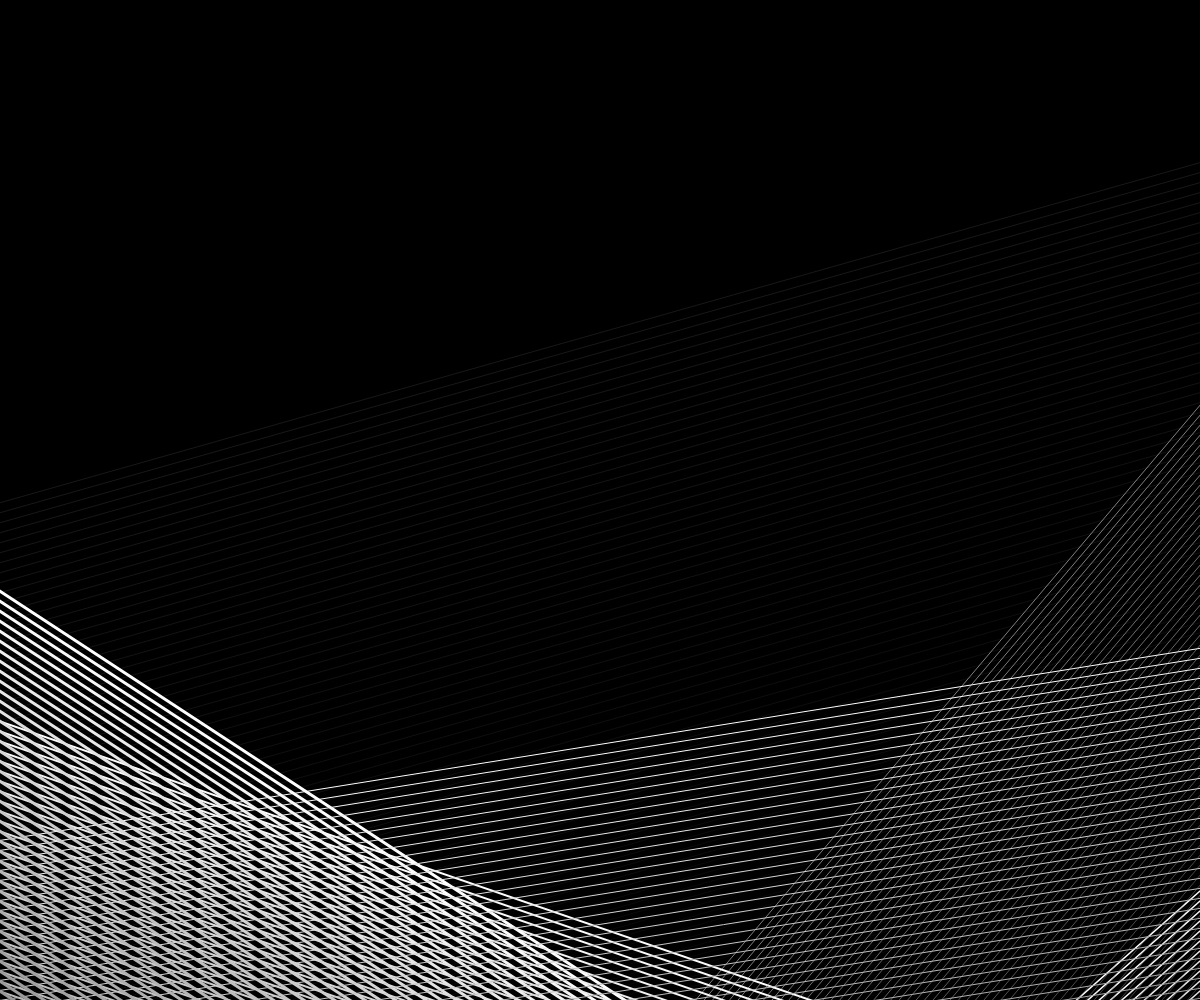
Frame 1 (no input)
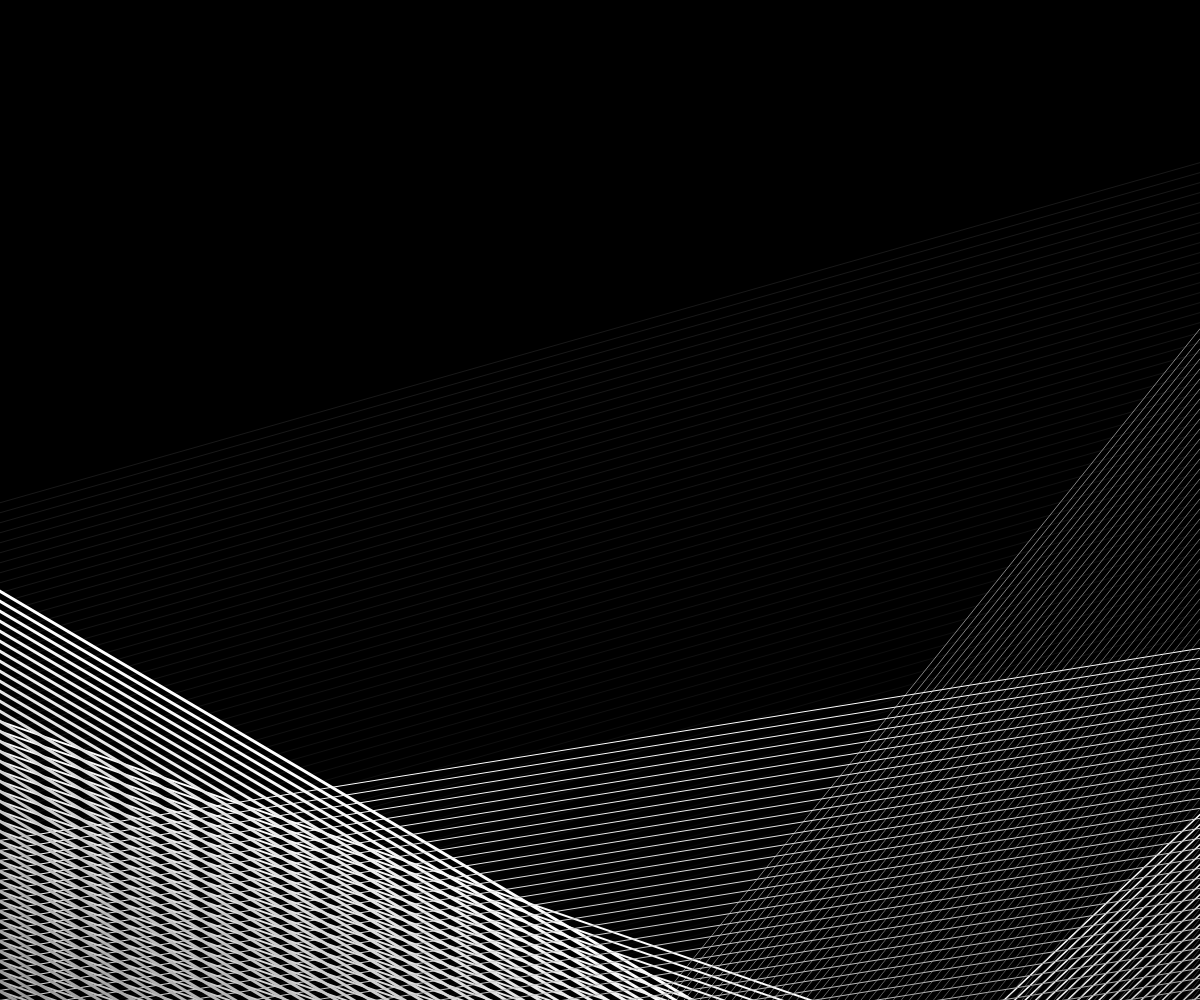
Frame 60 (no input)
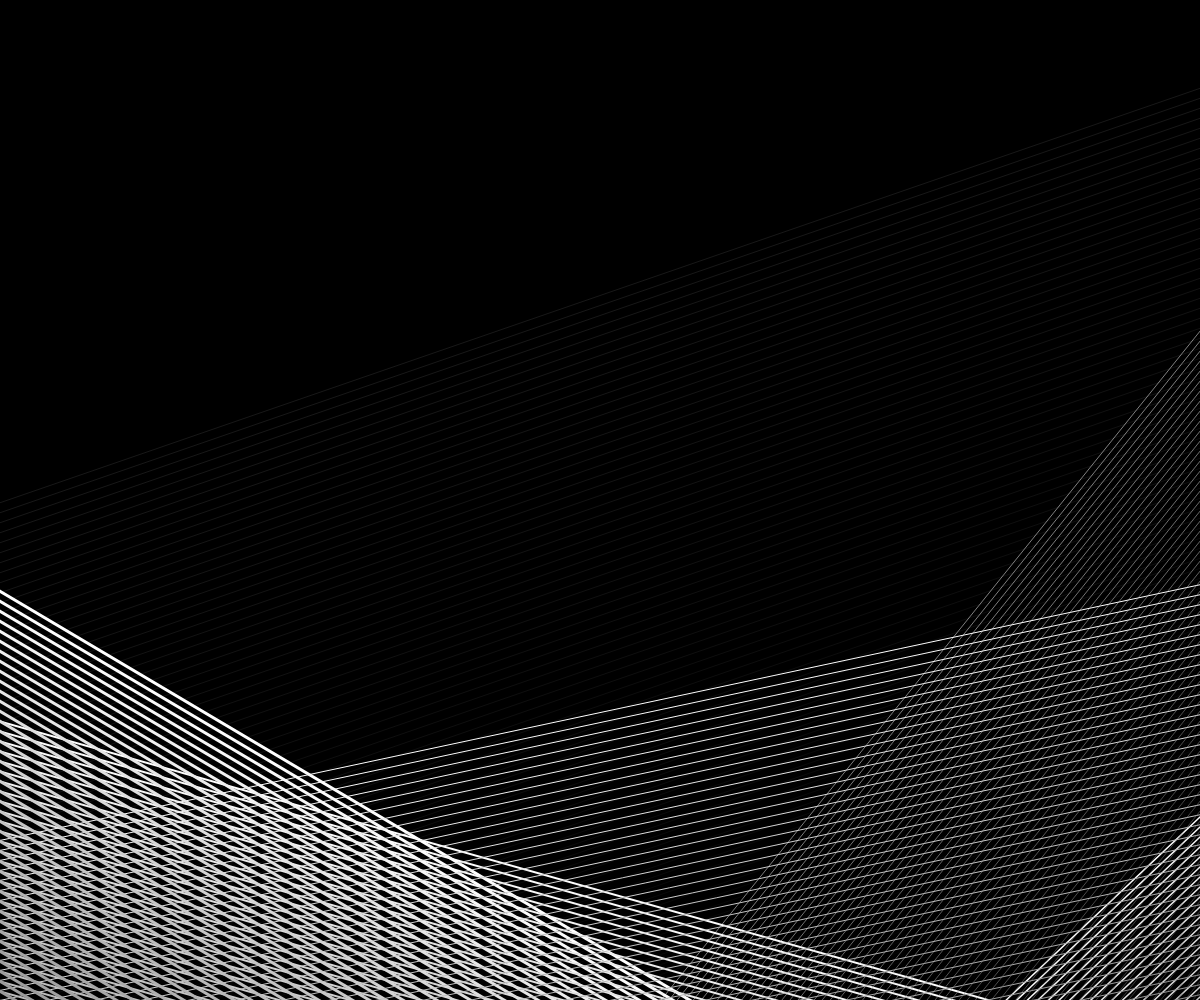
Frame 120 (the mouse pressed at the canvas centre since frame 60)

The p5.js sketch that drew these frames (run headless with seeded random() and noise() and a simulated clock; from frame 60 on, the mouse is pressed at the canvas centre):

// p5.js sketch
// ── sketch.js
let num;
let from;
let to;

let t;
let offsetScale;

let randy0,randy1, randy2,randy3, randy4,randy5;


function setup() {
  createCanvas(windowWidth, windowHeight);
  background(0);
  colorMode(RGB);
  noStroke();
  num = 100;
  t = 0;

  offsetScale = random(100, 300);

  randy0 = random(10);
  randy1 = random(10);
  randy2 = random(10);
  randy3 = random(10);
  randy4 = random(10);
  randy5 = random(10);
}

function draw() {
  background(0);
  from = color(255);
  to = color(0);

  t += 0.05;
  // strokeWeight(noise(t)*5);

  // strokeWeight(1);
  let offset = noise(frameCount / 100) * offsetScale;
  let offset1 = noise(mouseX / 500) * offsetScale;
  let offset2 = noise(mouseY / 500) * offsetScale;

  for (let i = 0; i < num; i++) {
    let y = i * height / num;
    stroke(lerpColor(from, to, i / num));

    strokeWeight(3);
    line(0, y + offsetScale * randy5, width, y + offset+ offsetScale * 5);

    strokeWeight(2);
    line(0, y + offsetScale * randy4, width, y + offset1+ offsetScale * 4);
    strokeWeight(1.5);

    line(0, y + offsetScale * randy3, width, y + offset+ offsetScale * 3);
    strokeWeight(1);

    line(0, y + offsetScale * randy2, width, y + offset2 + offsetScale * 2);
    strokeWeight(0.5);

    line(0, y + offsetScale * randy1, width, y + offset + offsetScale * 1);
    strokeWeight(0.1);

    line(0, y + offsetScale * randy0, width, y + offset1 + offsetScale * 0);
    strokeWeight(0.01);

    line(0, y + width, y + offset1 + offsetScale * 0);
  }
}


function windowResized() {
  resizeCanvas(windowWidth, windowHeight);
}
